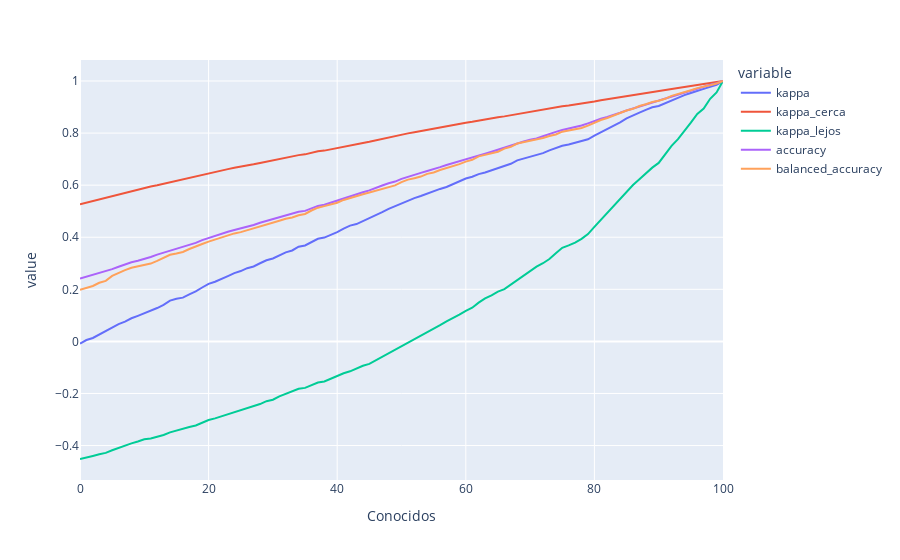

Notebook source saved alongside this figure:
### Code cell
#Grafico el comportamiento de la métrica a medida que incremento los aciertos. Tambien muestro lor resultados de otras metricas como Accuracy y Balanced Accuracy
px.line(kappa_progression,x='Conocidos',y=['kappa',
                                           'kappa_cerca',
                                           'kappa_lejos',
                                           'accuracy',
                                           'balanced_accuracy'])
